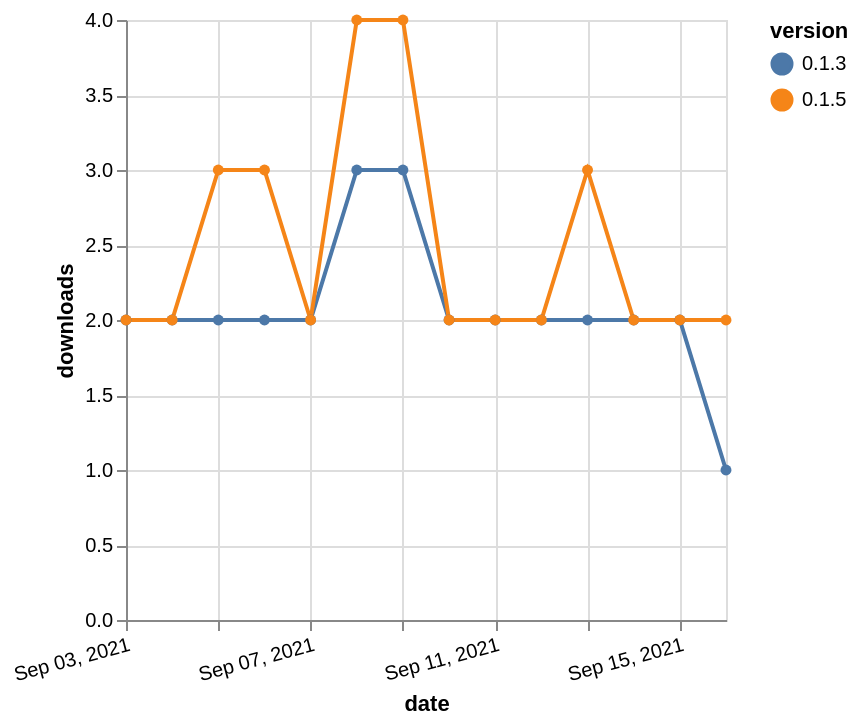

Here is the Vega-Lite specification saved for this chart:
### Vega-Lite specification from a JSON file in a GitHub repository (floating-point values rounded to 4 significant figures)
{"$schema": "https://vega.github.io/schema/vega-lite/v5.json", "description": "A simple bar chart with embedded data.", "data": {"values": [{"date": "2021-09-03", "total": 2384, "delta": 2, "version": "0.1.3"}, {"date": "2021-09-04", "total": 2386, "delta": 2, "version": "0.1.3"}, {"date": "2021-09-05", "total": 2388, "delta": 2, "version": "0.1.3"}, {"date": "2021-09-06", "total": 2390, "delta": 2, "version": "0.1.3"}, {"date": "2021-09-07", "total": 2392, "delta": 2, "version": "0.1.3"}, {"date": "2021-09-08", "total": 2395, "delta": 3, "version": "0.1.3"}, {"date": "2021-09-09", "total": 2398, "delta": 3, "version": "0.1.3"}, {"date": "2021-09-10", "total": 2400, "delta": 2, "version": "0.1.3"}, {"date": "2021-09-11", "total": 2402, "delta": 2, "version": "0.1.3"}, {"date": "2021-09-12", "total": 2404, "delta": 2, "version": "0.1.3"}, {"date": "2021-09-13", "total": 2406, "delta": 2, "version": "0.1.3"}, {"date": "2021-09-14", "total": 2408, "delta": 2, "version": "0.1.3"}, {"date": "2021-09-15", "total": 2410, "delta": 2, "version": "0.1.3"}, {"date": "2021-09-16", "total": 2411, "delta": 1, "version": "0.1.3"}, {"date": "2021-09-03", "total": 2494, "delta": 2, "version": "0.1.5"}, {"date": "2021-09-04", "total": 2496, "delta": 2, "version": "0.1.5"}, {"date": "2021-09-05", "total": 2499, "delta": 3, "version": "0.1.5"}, {"date": "2021-09-06", "total": 2502, "delta": 3, "version": "0.1.5"}, {"date": "2021-09-07", "total": 2504, "delta": 2, "version": "0.1.5"}, {"date": "2021-09-08", "total": 2508, "delta": 4, "version": "0.1.5"}, {"date": "2021-09-09", "total": 2512, "delta": 4, "version": "0.1.5"}, {"date": "2021-09-10", "total": 2514, "delta": 2, "version": "0.1.5"}, {"date": "2021-09-11", "total": 2516, "delta": 2, "version": "0.1.5"}, {"date": "2021-09-12", "total": 2518, "delta": 2, "version": "0.1.5"}, {"date": "2021-09-13", "total": 2521, "delta": 3, "version": "0.1.5"}, {"date": "2021-09-14", "total": 2523, "delta": 2, "version": "0.1.5"}, {"date": "2021-09-15", "total": 2525, "delta": 2, "version": "0.1.5"}, {"date": "2021-09-16", "total": 2527, "delta": 2, "version": "0.1.5"}]}, "width": "container", "mark": {"type": "line", "point": {"filled": true}}, "encoding": {"x": {"field": "date", "type": "temporal", "timeUnit": "yearmonthdate", "title": "date", "axis": {"labelAngle": -15}}, "y": {"field": "delta", "type": "quantitative", "title": "downloads"}, "color": {"field": "version", "type": "nominal"}, "tooltip": {"field": "delta"}}}
